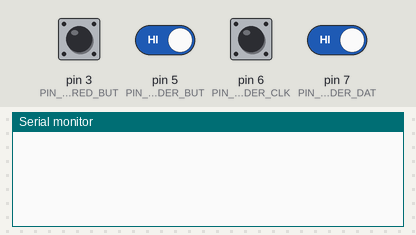
Recording of a sketch running on a simulated Arduino Uno, built with avr-gcc and run on an emulated ATmega328P. Parts: the last lines printed to the serial monitor. Inputs (shaded band) come from the test bench; at power-on: pin 3 (PIN_BIG_RED_BUT), pin 5 (PIN_ENCODER_BUT), pin 7 (PIN_ENCODER_DAT) HIGH, pin 6 (PIN_ENCODER_CLK) LOW.

Above: at 1.2 s.
1.3 s: pin 3 (PIN_BIG_RED_BUT) pulled LOW for 0.15 s
At 2.6 s:
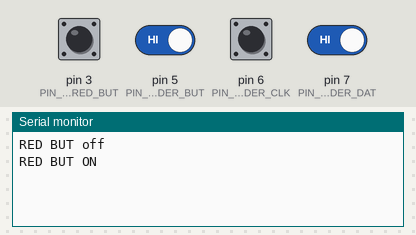
2.9 s: pin 5 (PIN_ENCODER_BUT) driven LOW
At 3.4 s:
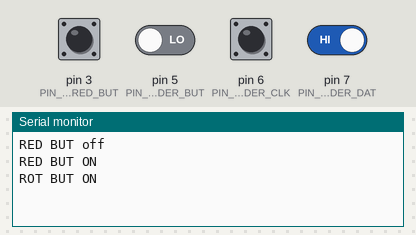
4.4 s: pin 5 (PIN_ENCODER_BUT) driven HIGH
At 5.6 s:
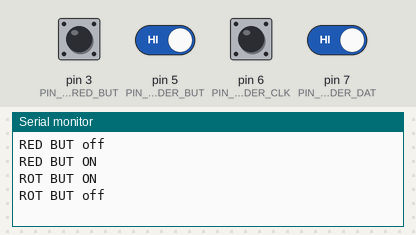
5.9 s: pin 6 (PIN_ENCODER_CLK) pulsed HIGH 2 times (0.12 s each, 0.3 s apart)
At 6.7 s:
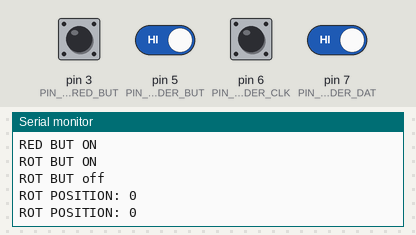

Measured:
- after the input at 1.3 s, the serial monitor: prints a new line at once (image 1)
- after the input at 2.9 s, the serial monitor: prints a new line at once (image 2)
- after the input at 4.4 s, the serial monitor: prints a new line at once (image 3)
- after the input at 5.9 s, the serial monitor: prints a new line after 0.12 s (image 4)

The sketch:

TestEncoderDisplay.ino
```cpp
#include <Arduino.h>
#include <TM1637Display.h>

#define PIN_BIG_RED_BUT 3

#define PIN_ENCODER_BUT 5
#define PIN_ENCODER_CLK 6
#define PIN_ENCODER_DAT 7

//#define PIN_DISPLAY_CLK 7
//#define PIN_DISPLAY_DIO 8

//#define SEG_DP 0b10000000

//const uint8_t SEG_DONE[] = {
//  SEG_B | SEG_C | SEG_D | SEG_E | SEG_G,           // d
//  SEG_A | SEG_B | SEG_C | SEG_D | SEG_E | SEG_F,   // O
//  SEG_C | SEG_E | SEG_G,                           // n
//  SEG_A | SEG_D | SEG_E | SEG_F | SEG_G            // E
//};
//
//
//
//TM1637Display display(PIN_DISPLAY_CLK, PIN_DISPLAY_DIO);
//
int redButLast, redButCurr;
int rotButLast, rotButCurr;

int rotClkCurr, rotDatCurr;
int rotClkLast, rotDatLast;
int rotPosition;
// int rotValCurr, rotValLast;

//
float varSelectedTime;
int varSelectedTimeDecimals;

void setup() {
  pinMode(PIN_ENCODER_BUT, INPUT);

  rotClkLast = 0;
  rotDatLast = 0;
  rotPosition = 0;

  redButLast = digitalRead(PIN_BIG_RED_BUT);
  rotButLast = digitalRead(PIN_ENCODER_BUT);

  rotClkLast = digitalRead(PIN_ENCODER_CLK);

  Serial.begin(9600);


}

void loop() {
  // reading big red push button
  redButCurr = digitalRead(PIN_BIG_RED_BUT);
  if (redButCurr != redButLast) {
    if (redButCurr == HIGH) {
      Serial.println("RED BUT ON");
    } else {
      Serial.println("RED BUT off");
    }
    redButLast = redButCurr;
  }

  // reading rotary encoder push button
  rotButCurr = digitalRead(PIN_ENCODER_BUT);
  if (rotButCurr != rotButLast) {
    if (rotButCurr == LOW) {
      Serial.println("ROT BUT ON");
    } else {
      Serial.println("ROT BUT off");
    }
    rotButLast = rotButCurr;
  }

  // reading rotary encoder
  rotClkCurr = digitalRead(PIN_ENCODER_CLK);
  rotDatCurr = digitalRead(PIN_ENCODER_DAT);
  if (rotClkCurr != rotClkLast) {
    if (rotClkCurr != rotDatCurr) {
      rotPosition ++;
    } else {
      rotPosition --;
    }


    if ((rotPosition % 2) == 0) {
      Serial.print("ROT POSITION: ");
      Serial.println(rotPosition/2);
    }


    rotClkLast = rotClkCurr;
  }

}
```
